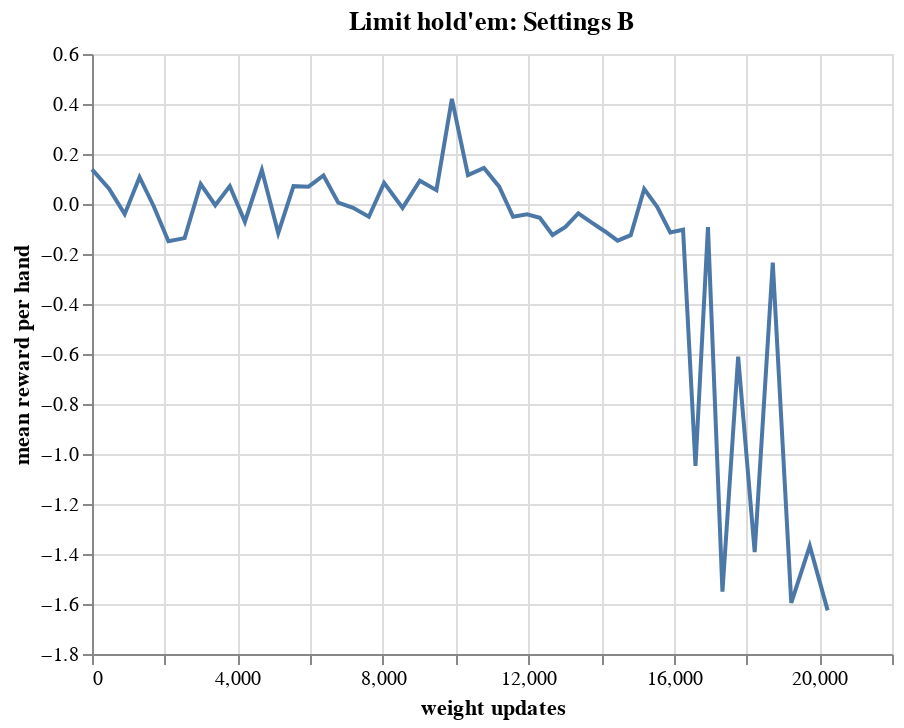

The notebook cell saved with this chart:
### Code cell
alt.Chart(limit_5).mark_line().encode(
    x=alt.X("timestep:Q", title="weight updates"),
    y=alt.Y("reward:Q", title="mean reward per hand"),
).properties(title="Limit hold'em: Settings B")

### Figure 1 — Vega-Lite specification as saved in the notebook (floating-point values rounded to 4 significant figures)
{"config": {"view": {"continuousWidth": 400, "continuousHeight": 300}}, "data": {"name": "data-d3682d51060ed0525585d72193d8cd1d"}, "mark": "line", "encoding": {"x": {"type": "quantitative", "field": "timestep", "title": "weight updates"}, "y": {"type": "quantitative", "field": "reward", "title": "mean reward per hand"}}, "title": "Limit hold'em: Settings B", "$schema": "https://vega.github.io/schema/vega-lite/v4.8.1.json", "datasets": {"data-d3682d51060ed0525585d72193d8cd1d": [{"timestep": 0, "reward": 0.1386}, {"timestep": 469, "reward": 0.0609}, {"timestep": 899, "reward": -0.0406}, {"timestep": 1307, "reward": 0.1071}, {"timestep": 1697, "reward": -0.0089}, {"timestep": 2102, "reward": -0.1493}, {"timestep": 2547, "reward": -0.1364}, {"timestep": 2989, "reward": 0.0798}, {"timestep": 3390, "reward": -0.0049}, {"timestep": 3790, "reward": 0.0714}, {"timestep": 4205, "reward": -0.0709}, {"timestep": 4671, "reward": 0.1358}, {"timestep": 5121, "reward": -0.1163}, {"timestep": 5542, "reward": 0.0714}, {"timestep": 5955, "reward": 0.0693}, {"timestep": 6366, "reward": 0.1141}, {"timestep": 6772, "reward": 0.0052}, {"timestep": 7179, "reward": -0.0154}, {"timestep": 7614, "reward": -0.0509}, {"timestep": 8033, "reward": 0.0847}, {"timestep": 8541, "reward": -0.0154}, {"timestep": 9016, "reward": 0.0931}, {"timestep": 9472, "reward": 0.0553}, {"timestep": 9897, "reward": 0.4204}, {"timestep": 10339, "reward": 0.1156}, {"timestep": 10779, "reward": 0.1441}, {"timestep": 11197, "reward": 0.0693}, {"timestep": 11580, "reward": -0.0511}, {"timestep": 11963, "reward": -0.0415}, {"timestep": 12316, "reward": -0.0554}, {"timestep": 12665, "reward": -0.1239}, {"timestep": 13019, "reward": -0.0917}, {"timestep": 13373, "reward": -0.0374}, {"timestep": 13743, "reward": -0.0744}, {"timestep": 14110, "reward": -0.11}, {"timestep": 14454, "reward": -0.1468}, {"timestep": 14815, "reward": -0.1248}, {"timestep": 15185, "reward": 0.0602}, {"timestep": 15542, "reward": -0.0112}, {"timestep": 15903, "reward": -0.1137}, {"timestep": 16254, "reward": -0.103}, {"timestep": 16596, "reward": -1.047}, {"timestep": 16939, "reward": -0.0927}, {"timestep": 17337, "reward": -1.55}, {"timestep": 17769, "reward": -0.6102}, {"timestep": 18224, "reward": -1.392}, {"timestep": 18721, "reward": -0.2349}, {"timestep": 19230, "reward": -1.595}, {"timestep": 19739, "reward": -1.368}, {"timestep": 20230, "reward": -1.626}]}}
